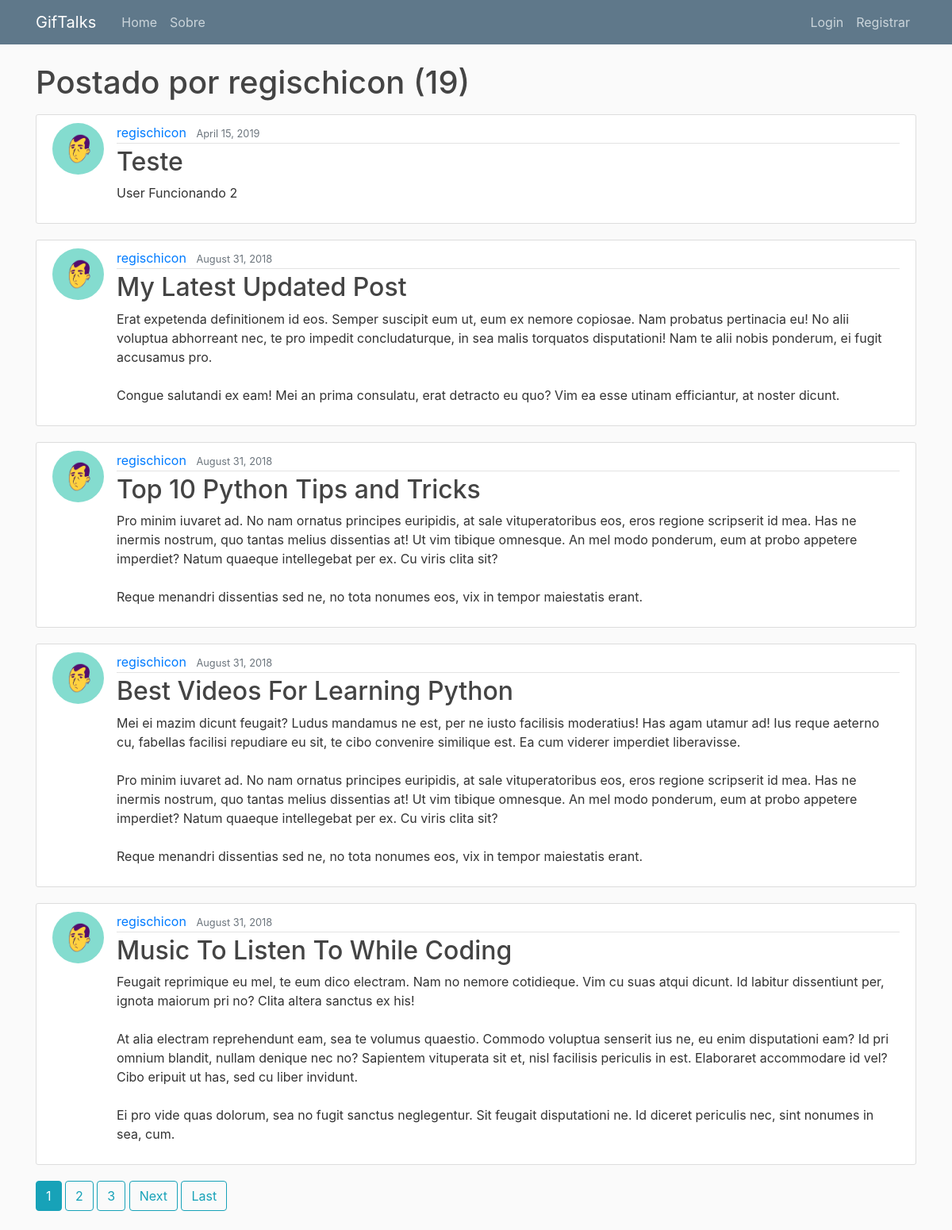
The app's page /user/regischicon with its own data.
### blog/models.py (models this page shows, shortened)
class Post(models.Model):
    title = models.CharField(max_length=100)
    content = models.TextField()
    date_posted = models.DateTimeField(default=timezone.now)
    author = models.ForeignKey(User, on_delete=models.CASCADE)

### users/models.py (models this page shows, shortened)
class Profile(models.Model):
    user = models.OneToOneField(User, on_delete=models.CASCADE)
    image = models.ImageField(default='default.jpg', upload_to='profile_pics')

### blog/views.py (the view)
# urls.py: path('user/<str:username>', UserPostListView.as_view(), name='user-posts'),
class UserPostListView(ListView):
    model = Post
    template_name = 'blog/user_posts.html'  # <app>/<model>_<viewtype>.html
    context_object_name = 'posts'
    paginate_by = 5
    def get_queryset(self):
        user = get_object_or_404(User, username=self.kwargs.get('username'))
        return Post.objects.filter(author=user).order_by('-date_posted')

### blog/templates/blog/user_posts.html (shortened to what this page needs)
{% extends "blog/base.html" %}
{% block content %}
    <h1 class="mb-3">Postado por {{ view.kwargs.username }} ({{ page_obj.paginator.count }})</h1>
    {% for post in posts %}
        <article class="media content-section">
          <img class="rounded-circle article-img" src="{{ post.author.profile.image.url }}">
          <div class="media-body">
            <div class="article-metadata">
              <a class="mr-2" href="{% url 'user-posts' post.author.username %}">{{ post.author }}</a>
              <small class="text-muted">{{ post.date_posted|date:"F d, Y" }}</small>
            </div>
            <h2><a class="article-title" href="{% url 'post-detail' post.id %}">{{ post.title }}</a></h2>
            <p class="article-content">{{ post.content }}</p>
          </div>
        </article>
    {% endfor %}
    {% if is_paginated %}
      {% for num in page_obj.paginator.page_range %}
        {% if page_obj.number == num %}
          <a class="btn btn-info mb-4" href="?page={{ num }}">{{ num }}</a>
        {% elif num > page_obj.number|add:'-3' and num < page_obj.number|add:'3' %}
          <a class="btn btn-outline-info mb-4" href="?page={{ num }}">{{ num }}</a>
        {% endif %}
      {% endfor %}
      {% if page_obj.has_next %}
        <a class="btn btn-outline-info mb-4" href="?page={{ page_obj.next_page_number }}">Next</a>
        <a class="btn btn-outline-info mb-4" href="?page={{ page_obj.paginator.num_pages }}">Last</a>
      {% endif %}
    {% endif %}
{% endblock content %}

### blog/static/blog/main.css (style rules this page uses)
body { background: #fafafa; color: #333333; margin-top: 5rem; }
h1, h2, h3, h4, h5, h6 { color: #444444; }
.content-section { background: #ffffff; padding: 10px 20px; border: 1px solid #dddddd; border-radius: 3px; margin-bottom: 20px; }
.article-title { color: #444444; }
.article-content { white-space: pre-line; }
.article-img { height: 65px; width: 65px; margin-right: 16px; }
.article-metadata { padding-bottom: 1px; margin-bottom: 4px; border-bottom: 1px solid #e3e3e3 }

### records on screen
Post: author.profile.image (picture), author "regischicon", date_posted "April 15, 2019", title "Teste", content "User Funcionando 2"
Post: author.profile.image (picture), author "regischicon", date_posted "August 31, 2018", title "My Latest Updated Post", content "Erat expetenda definitionem id eos. Semper suscipit eum ut, eum ex nemore copiosae. Nam probatus pertinacia eu! No alii voluptua abhorreant nec, te pro impedit concludaturque, in sea malis torquatos disputationi! Nam te alii nobis ponderum, ei fugit accusamus pro. Congue salutandi ex eam! Mei an prima consulatu, erat detracto eu quo? Vim ea esse utinam efficiantur, at noster dicunt."
Post: author.profile.image (picture), author "regischicon", date_posted "August 31, 2018", title "Top 10 Python Tips and Tricks", content "Pro minim iuvaret ad. No nam ornatus principes euripidis, at sale vituperatoribus eos, eros regione scripserit id mea. Has ne inermis nostrum, quo tantas melius dissentias at! Ut vim tibique omnesque. An mel modo ponderum, eum at probo appetere imperdiet? Natum quaeque intellegebat per ex. Cu viris clita sit? Reque menandri dissentias sed ne, no tota nonumes eos, vix in tempor maiestatis erant."
Post: author.profile.image (picture), author "regischicon", date_posted "August 31, 2018", title "Best Videos For Learning Python", content "Mei ei mazim dicunt feugait? Ludus mandamus ne est, per ne iusto facilisis moderatius! Has agam utamur ad! Ius reque aeterno cu, fabellas facilisi repudiare eu sit, te cibo convenire similique est. Ea cum viderer imperdiet liberavisse. Pro minim iuvaret ad. No nam ornatus principes euripidis, at sale vituperatoribus eos, eros regione scripserit id mea. Has ne inermis nostrum, quo tantas melius dissentias at! Ut vim tibique omnesque. An mel modo ponderum, eum at probo appetere imperdiet? Natum quaeque intellegebat per ex. Cu viris clita sit? Reque menandri dissentias sed ne, no tota nonumes eos, vix in tempor maiestatis erant."
Post: author.profile.image (picture), author "regischicon", date_posted "August 31, 2018", title "Music To Listen To While Coding", content "Feugait reprimique eu mel, te eum dico electram. Nam no nemore cotidieque. Vim cu suas atqui dicunt. Id labitur dissentiunt per, ignota maiorum pri no? Clita altera sanctus ex his! At alia electram reprehendunt eam, sea te volumus quaestio. Commodo voluptua senserit ius ne, eu enim disputationi eam? Id pri omnium blandit, nullam denique nec no? Sapientem vituperata sit et, nisl facilisis periculis in est. Elaboraret accommodare id vel? Cibo eripuit ut has, sed cu liber invidunt. Ei pro vide quas dolorum, sea no fugit sanctus neglegentur. Sit feugait disputationi ne. Id diceret periculis nec, sint nonumes in sea, cum."

### other values on screen
{{ view.kwargs.username }} "regischicon"
{{ page_obj.paginator.count }} "19"
{{ num }} "1"
{{ num }} "2" "3"
